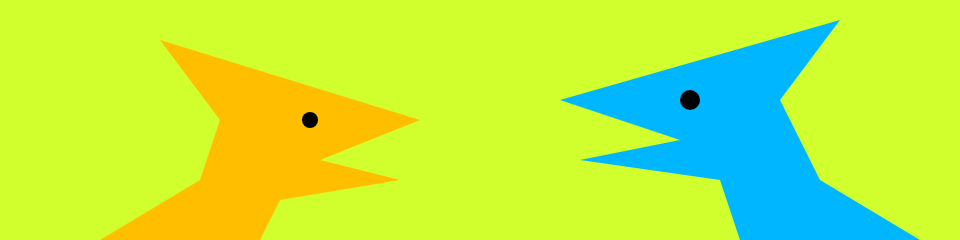
Frame 1 (no input)
Frame 60 (no input): identical to frame 1, image omitted
Frame 120 (the mouse pressed at the canvas centre since frame 60): identical to frame 1, image omitted

The p5.js sketch that drew this single still picture (run headless with seeded random() and noise() and a simulated clock; from frame 60 on, the mouse is pressed at the canvas centre):

// p5.js sketch
// ── sketch.js
function setup() {
  createCanvas(960, 240);
  noStroke();
}

function draw() {
  background(209, 255, 45);

  // Left creature
  beginShape();
  fill(255, 191, 0);
  vertex(100, 240);
  vertex(200, 180);
  vertex(220, 120);
  vertex(160, 40);
  vertex(420, 120);
  vertex(320, 160);
  vertex(400, 180);
  vertex(280, 200);
  vertex(260, 240);
  endShape();
  fill(0);
  ellipse(310, 120, 16, 16);

  // Right creature
  fill(0, 182, 255);
  beginShape();
  vertex(740, 240);
  vertex(720, 180);
  vertex(580, 160);
  vertex(680, 140);
  vertex(560, 100);
  vertex(840, 20);
  vertex(780, 100);
  vertex(820, 180);
  vertex(920, 240);
  endShape();
  fill(0);
  ellipse(690, 100, 20, 20);
}
